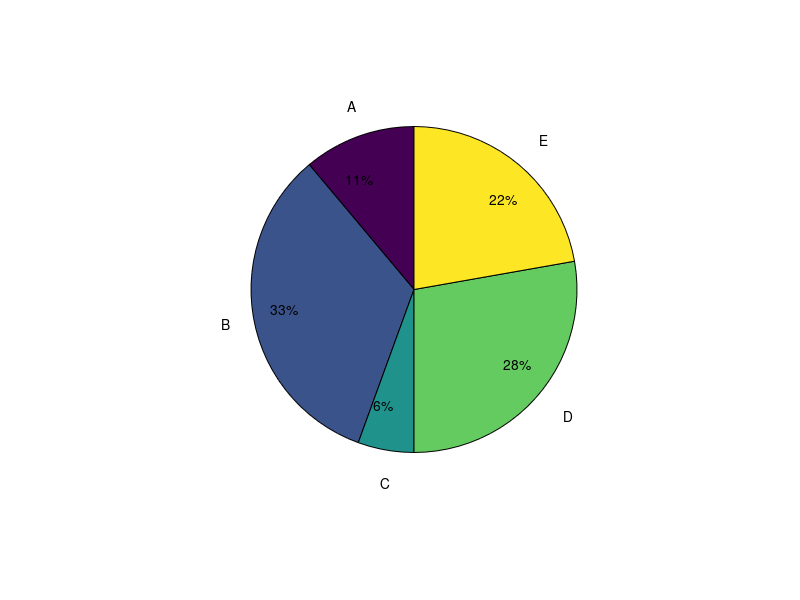

Write the MATLAB code that produced this figure.
close all

L = {'A','B','C','D','E'};
X = [  1,  3,0.5,2.5,  2];
H = pie(X);
%
T = H(strcmpi(get(H,'Type'),'text'));
P = cell2mat(get(T,'Position'));
set(T,{'Position'},num2cell(P*0.6,2))
text(P(:,1),P(:,2),L(:))